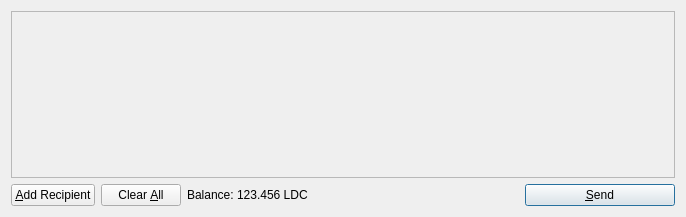
<?xml version="1.0" encoding="UTF-8"?>
<ui version="4.0">
 <class>SendCoinsDialog</class>
 <widget class="QDialog" name="SendCoinsDialog">
  <property name="geometry">
   <rect>
    <x>0</x>
    <y>0</y>
    <width>686</width>
    <height>217</height>
   </rect>
  </property>
  <property name="windowTitle">
   <string>Send Coins</string>
  </property>
  <layout class="QVBoxLayout" name="verticalLayout">
   <item>
    <widget class="QScrollArea" name="scrollArea">
     <property name="widgetResizable">
      <bool>true</bool>
     </property>
     <widget class="QWidget" name="scrollAreaWidgetContents">
      <property name="geometry">
       <rect>
        <x>0</x>
        <y>0</y>
        <width>666</width>
        <height>165</height>
       </rect>
      </property>
      <layout class="QVBoxLayout" name="verticalLayout_2">
       <property name="leftMargin">
        <number>0</number>
       </property>
       <property name="topMargin">
        <number>0</number>
       </property>
       <property name="rightMargin">
        <number>0</number>
       </property>
       <property name="bottomMargin">
        <number>0</number>
       </property>
       <item>
        <layout class="QVBoxLayout" name="entries">
         <property name="spacing">
          <number>6</number>
         </property>
        </layout>
       </item>
       <item>
        <spacer name="verticalSpacer">
         <property name="orientation">
          <enum>Qt::Vertical</enum>
         </property>
         <property name="sizeHint" stdset="0">
          <size>
           <width>20</width>
           <height>40</height>
          </size>
         </property>
        </spacer>
       </item>
      </layout>
     </widget>
    </widget>
   </item>
   <item>
    <layout class="QHBoxLayout" name="horizontalLayout">
     <item>
      <widget class="QPushButton" name="addButton">
       <property name="toolTip">
        <string>Send to multiple recipients at once</string>
       </property>
       <property name="text">
        <string>&amp;Add Recipient</string>
       </property>
       <property name="icon">
        <iconset resource="../bitcoin.qrc">
         <normaloff>:/icons/add</normaloff>:/icons/add</iconset>
       </property>
       <property name="autoDefault">
        <bool>false</bool>
       </property>
      </widget>
     </item>
     <item>
      <widget class="QPushButton" name="clearButton">
       <property name="sizePolicy">
        <sizepolicy hsizetype="Minimum" vsizetype="Fixed">
         <horstretch>0</horstretch>
         <verstretch>0</verstretch>
        </sizepolicy>
       </property>
       <property name="toolTip">
        <string>Remove all transaction fields</string>
       </property>
       <property name="text">
        <string>Clear &amp;All</string>
       </property>
       <property name="icon">
        <iconset resource="../bitcoin.qrc">
         <normaloff>:/icons/remove</normaloff>:/icons/remove</iconset>
       </property>
       <property name="autoRepeatDelay">
        <number>300</number>
       </property>
       <property name="autoDefault">
        <bool>false</bool>
       </property>
      </widget>
     </item>
     <item>
      <layout class="QHBoxLayout" name="horizontalLayout_2">
       <property name="spacing">
        <number>3</number>
       </property>
       <item>
        <widget class="QLabel" name="label">
         <property name="text">
          <string>Balance:</string>
         </property>
        </widget>
       </item>
       <item>
        <widget class="QLabel" name="labelBalance">
         <property name="cursor">
          <cursorShape>IBeamCursor</cursorShape>
         </property>
         <property name="text">
          <string>123.456 LDC</string>
         </property>
         <property name="textInteractionFlags">
          <set>Qt::LinksAccessibleByMouse|Qt::TextSelectableByKeyboard|Qt::TextSelectableByMouse</set>
         </property>
        </widget>
       </item>
      </layout>
     </item>
     <item>
      <spacer name="horizontalSpacer">
       <property name="orientation">
        <enum>Qt::Horizontal</enum>
       </property>
       <property name="sizeHint" stdset="0">
        <size>
         <width>40</width>
         <height>20</height>
        </size>
       </property>
      </spacer>
     </item>
     <item>
      <widget class="QPushButton" name="sendButton">
       <property name="minimumSize">
        <size>
         <width>150</width>
         <height>0</height>
        </size>
       </property>
       <property name="toolTip">
        <string>Confirm the send action</string>
       </property>
       <property name="text">
        <string>&amp;Send</string>
       </property>
       <property name="icon">
        <iconset resource="../bitcoin.qrc">
         <normaloff>:/icons/send</normaloff>:/icons/send</iconset>
       </property>
       <property name="default">
        <bool>true</bool>
       </property>
      </widget>
     </item>
    </layout>
   </item>
  </layout>
 </widget>
 <resources>
  <include location="../bitcoin.qrc"/>
 </resources>
 <connections/>
</ui>
